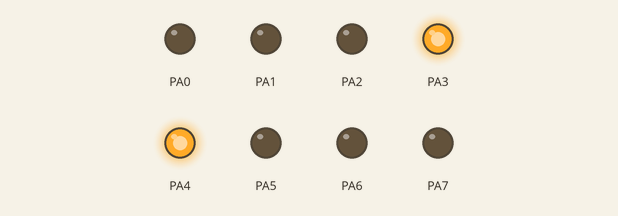
A program run on a simulated ATmega128, built with avr-gcc and emulated at 16 MHz. On the bench: output pins drawn as LEDs (lit = HIGH).

Above: at 0.15 s.
At 0.75 s:
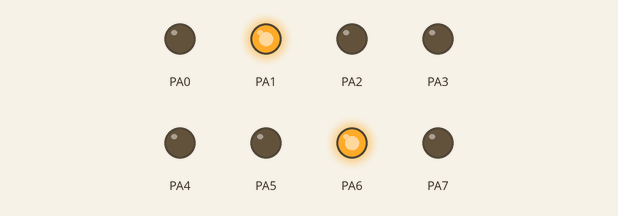
At 1.65 s:
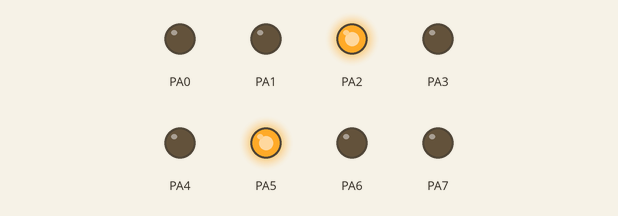
At 2.25 s:
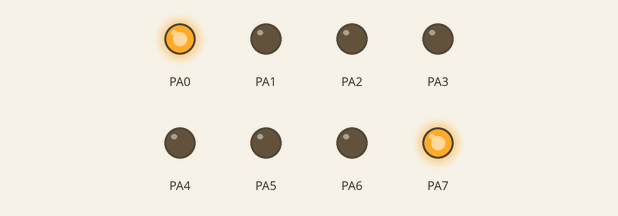
Timing chart, 0 to 3.0 s (numbered marks = the images above):
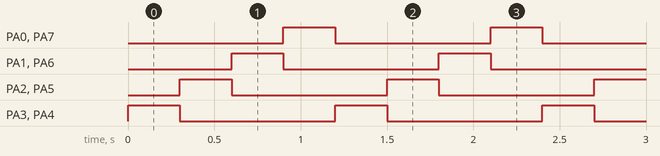

The program:

main.c
```c
/*
 * LED_2.c
 *
 * Created: 2023-05-03 오전 9:19:54
 * Author : USER
 */


#include <avr/io.h>
#define F_CPU 16000000UL
#include <avr/io.h>
#include <util/delay.h>
#define LED_DDR DDRA
#define LED_PORT PORTA


/* 비트 마스킹을 이용한 LED 제어*/
//#define LED_DDR DDRA
//#define LED_PORT PORTA
//
//int main(void)
//{
	//LED_DDR = 0xff;
    //while (1)
    //{
		//for(uint8_t i = 0 ; i < 4; i++)
		//{
			//LED_PORT = ((0x01 << i) | (0x80 >> i ));
			//_delay_ms(250);
		//}
		//for(uint8_t i = 0 ; i < 4; i++)
		//{
			//LED_PORT = ((0x01 >> i) | (0x80 << i ));
			//_delay_ms(250);
		//}
    //}
//}

/*char를 이용한 LED 제어*/
//#define LED_DDRA DDRA
//int main(void)
//{
	//DDRA = 0xff;
	//unsigned char L = 0x01;
	//unsigned char R = 0x80;
	//while (1)
	//{
		//PORTA = L | R;
		//L <<= 1;
		//if(L==0)
		//{
			//L = 0x01;
		//}
		//
		//R >>= 1;
		//if(R==0)
		//{
			//R = 0x80;
		//}
		//_delay_ms(200);
	//}
//}

/* 배열을 이용한 LED 제어 */
//int main(void)
//{
	//uint8_t ledarr[]={
		//0x81, // 1000 0001
		//0x42, // 0100 0010
		//0x24, // 0010 0100
		//0x18, // 0001 1000
		//0x24, // 0010 0100
		//0x42, // 0100 0010
		//0x81 // 1000 0001
	//};
	//
	//DDRA = 0xff;
	//while(1)
	//{
			//for (uint8_t i = 0 ; i < 7; i++)
		//{
			//PORTA = ledarr[i];
			//_delay_ms(500);
		//}
	//}
//}


/* 포인터를 이용한 LED 제어 */
//#define LED_DDR DDRA
//#define LED_PORT PORTA
//
//void GPIO_Output(uint8_t data)
//{
	//LED_PORT = data;
//}
//
//void ledInit()
//{
	//LED_DDR = 0xff;
//}
//
//void leddiagonashift(uint8_t i, uint8_t *data)
//{
	//*data = (1 << i) | (1 << (7-i));
	//
//}
//
//int main()
//{
	//ledInit();
	////uint8_t ledData = 0x81; ==> 1000 0001
	//while(1)
	//{
		//for (uint8_t i = 0; i < 8; i++)
		//{
			//leddiagonashift(i,&ledData);
			//GPIO_Output(ledData);
			//_delay_ms(300);
		//}
	//}
//}


/* xor를 이용한 점등 및 소등 */
//int main ()
//{
	//DDRA =0xFF;
	//uint8_t data = 0x00;
	//while(1)
	//{
		//for(uint8_t i=0; i<8;i++)
		//{
			//data = data ^(1<<(7-i));
			//PORTA =data;
			//_delay_ms(100);
		//}
	//}
//}
//
///* 공간 확보를 통한 LED 점등 및 소등 */
//int main ()
//{
	//DDRA = 0xff;
	//while (1)
	//{
		//for (uint8_t i=0; i<16; i++)
		//{
			//PORTA = 0xff00 >> i;            //그냥 밀어버리는 거다.
			//_delay_ms(200);
		//}
	//}
//}

/* 양쪽으로 갈라지는 LED 점등 */
int main(){
DDRA = 0xff;
while(1)
{
	for (uint8_t i =4; i < 8 ; i++)
	{
		PORTA = 0x01 << i | 0x80 >> i;
		_delay_ms(300);
	}
}
}
```

Measured:
- by itself, PA0–7: alternates HIGH for 0.30 s and LOW for 0.90 s
- by itself, everything shown: repeats every 1.2 s, in 4 steps
